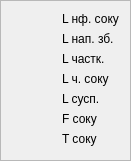
  <widget class="QFrame" name="frame_5">
   <property name="geometry">
    <rect>
     <x>1152</x>
     <y>7</y>
     <width>131</width>
     <height>161</height>
    </rect>
   </property>
   <property name="frameShape">
    <enum>QFrame::StyledPanel</enum>
   </property>
   <property name="frameShadow">
    <enum>QFrame::Raised</enum>
   </property>
   <layout class="QGridLayout" name="gridLayout_5">
    <item row="0" column="0">
     <spacer name="horizontalSpacer_3">
      <property name="orientation">
       <enum>Qt::Horizontal</enum>
      </property>
      <property name="sizeHint" stdset="0">
       <size>
        <width>19</width>
        <height>14</height>
       </size>
      </property>
     </spacer>
    </item>
    <item row="0" column="1">
     <widget class="QLabel" name="label_14">
      <property name="text">
       <string>L нф. соку</string>
      </property>
     </widget>
    </item>
    <item row="1" column="1">
     <widget class="QLabel" name="label_15">
      <property name="text">
       <string>L нап. зб.</string>
      </property>
     </widget>
    </item>
    <item row="7" column="0" colspan="2">
     <spacer name="verticalSpacer_2">
      <property name="orientation">
       <enum>Qt::Vertical</enum>
      </property>
      <property name="sizeHint" stdset="0">
       <size>
        <width>20</width>
        <height>40</height>
       </size>
      </property>
     </spacer>
    </item>
    <item row="2" column="1">
     <widget class="QLabel" name="label_16">
      <property name="text">
       <string>L частк.</string>
      </property>
     </widget>
    </item>
    <item row="3" column="1">
     <widget class="QLabel" name="label_17">
      <property name="text">
       <string>L ч. соку</string>
      </property>
     </widget>
    </item>
    <item row="4" column="1">
     <widget class="QLabel" name="label_18">
      <property name="text">
       <string>L сусп.</string>
      </property>
     </widget>
    </item>
    <item row="5" column="1">
     <widget class="QLabel" name="label_19">
      <property name="text">
       <string>F соку</string>
      </property>
     </widget>
    </item>
    <item row="6" column="1">
     <widget class="QLabel" name="label_20">
      <property name="text">
       <string>T соку</string>
      </property>
     </widget>
    </item>
   </layout>
  </widget>
